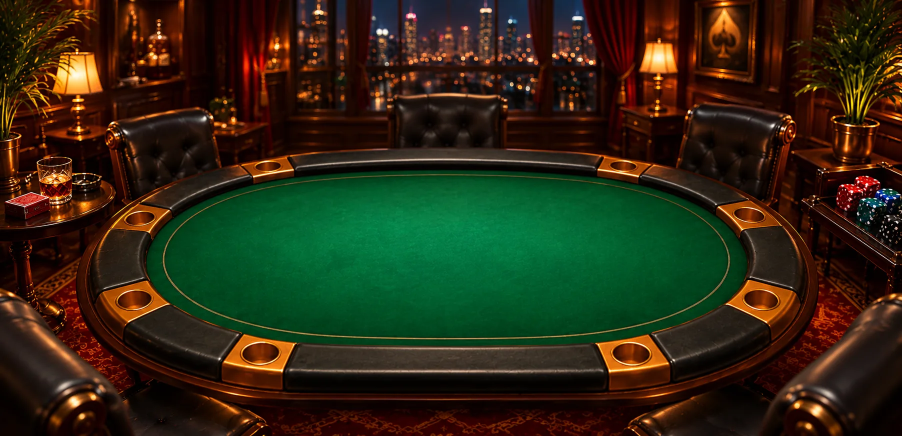
#> input picture src/assets/poker/fundo.webp, 1804 x 872 px (shown at 1/2 size)
$ python -i recortar-cacheta.py   (imports and definitions only)
#> lines starting #> are read from the running program, lines starting #| are printed output that depends on the picture; after the words box and inside, x2 and y2 are one past the last pixel; in counts of white or black regions, pixels touching at a corner belong together
#> further down, picture is the input picture: PIL image 1804x872 RGB; mean R, G, B 45, 40.4, 19.9
# Recorta os sprites do kit da cacheta para src/assets/cacheta e pinta de
# vermelho o feltro da sala do pôquer (o kit só traz a mesa em miniatura).
# Roda uma vez: python3 -I scripts/recortar-cacheta.py <kit.png>
# ponytail: coordenadas fixas do kit (1672x940); kit novo = medir de novo.
import colorsys
import sys
from pathlib import Path
from PIL import Image, ImageDraw

raiz = Path(__file__).resolve().parent.parent
# [2 lines not run here, left out]
saida = raiz / 'src/assets/cacheta'
# [1 line not run here, left out]


def sem_fundo(im):
    """O kit vem sobre preto: apaga o preto ligado às bordas (o brilho do sprite fica)."""
    mascara = Image.new('L', (im.width + 2, im.height + 2), 0)
#> mascara: PIL image 1806x874 L; every value is 0
    escuro = im.convert('L').point(lambda v: 0 if v < 28 else 255)
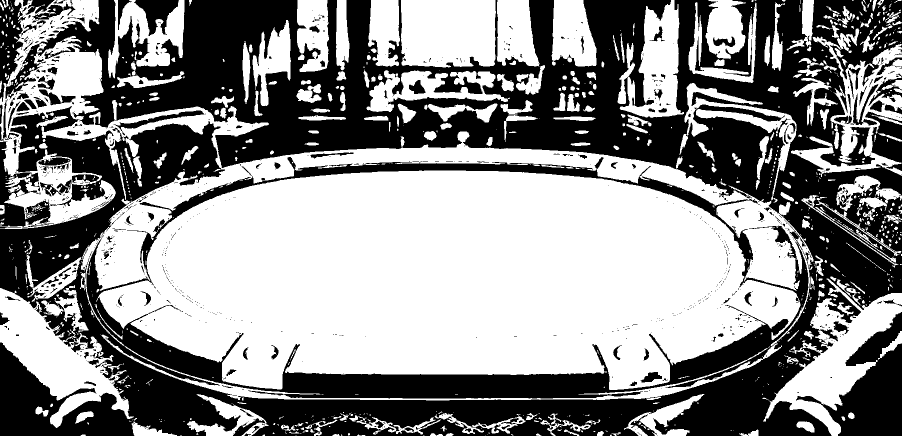
#> escuro: PIL image 1804x872 L (shown at 1/2 size); 55% white; 1125 black regions (935 under 20 px), largest, box (x1, y1, x2, y2) and area: (0, 0, 1804, 872) 637061, (1592, 624, 1804, 872) 21800, (0, 283, 101, 455) 6386
    mascara.paste(escuro, (1, 1))
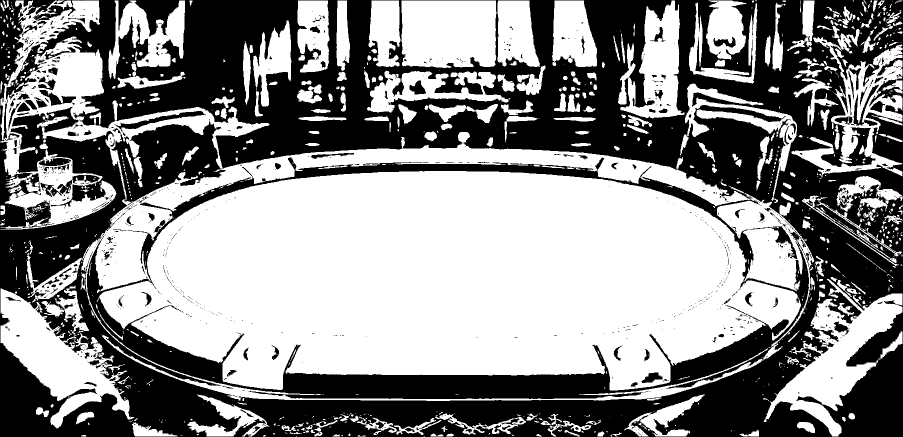
#> mascara: PIL image 1806x874 L (shown at 1/2 size); 54.8% white; 1089 black regions (923 under 20 px), largest, box (x1, y1, x2, y2) and area: (0, 0, 1806, 874) 689404, (228, 222, 410, 272) 1548, (1707, 169, 1758, 252) 999
    ImageDraw.floodfill(mascara, (0, 0), 128)
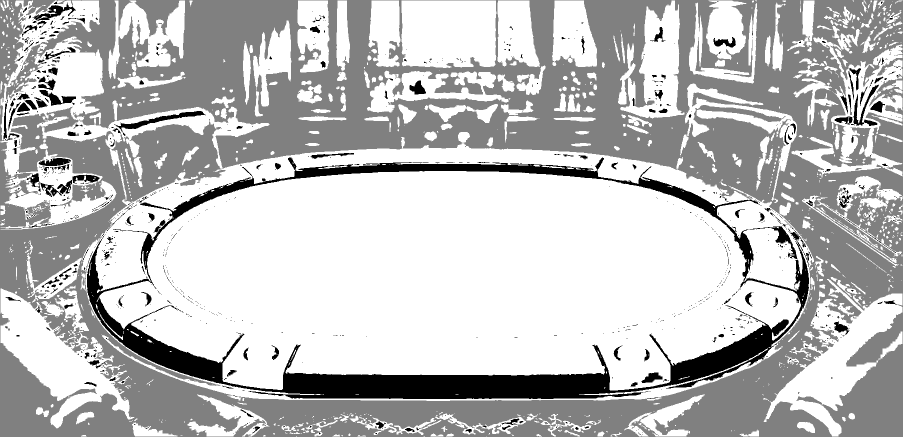
#> mascara: PIL image 1806x874 L (shown at 1/2 size); min 0, max 255, mean 188.7
    fundo = mascara.crop((1, 1, im.width + 1, im.height + 1)).point(lambda v: 255 if v == 128 else 0)
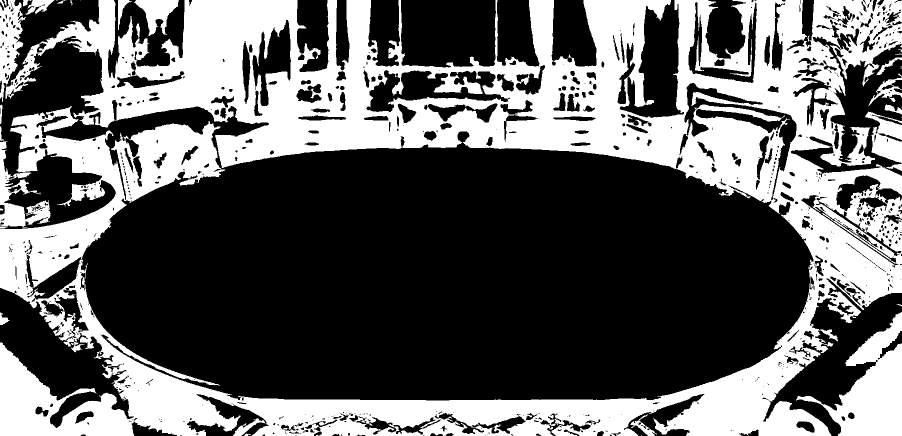
#> fundo: PIL image 1804x872 L (shown at 1/2 size); 38.1% white; 38 white regions (13 under 20 px), largest, box (x1, y1, x2, y2) and area: (0, 0, 1804, 872) 552477, (1592, 624, 1804, 872) 21798, (0, 283, 101, 455) 5953
    alfa = Image.eval(fundo, lambda v: 255 - v)
#> (the run stopped early here; a loop or call above may not have finished)
